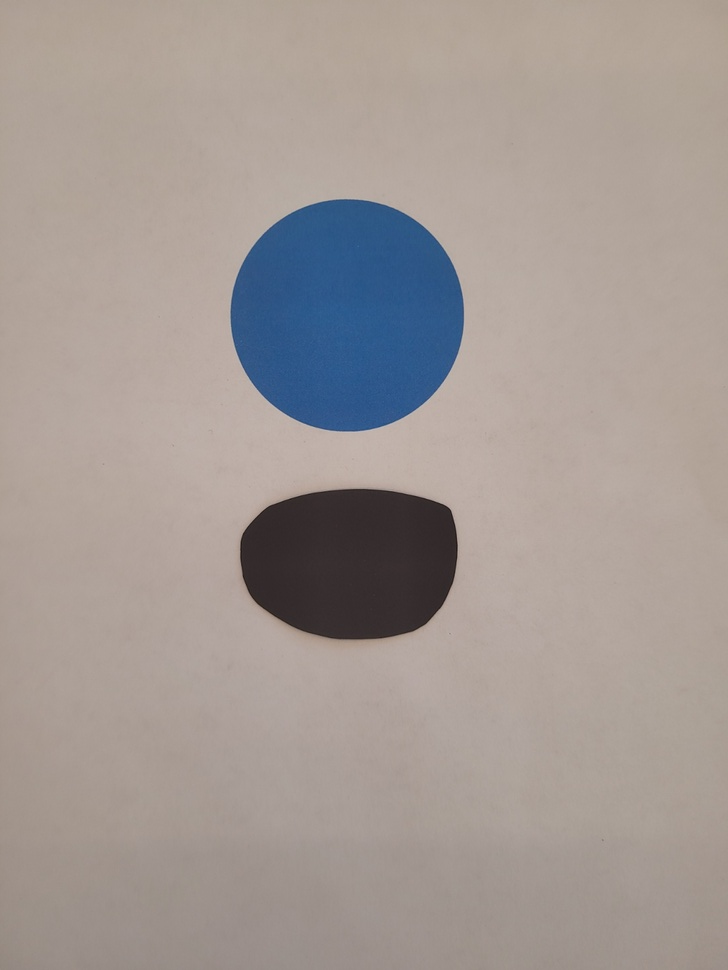
#> input picture test.jpg, 728 x 970 px, shrunk from 1219 x 1625 before the run
$ python -i lens.py   (imports and definitions only)
#> lines starting #> are read from the running program, lines starting #| are printed output that depends on the picture; after the words box and inside, x2 and y2 are one past the last pixel; in counts of white or black regions, pixels touching at a corner belong together; long printed decimals are rounded
import cv2
import numpy as np
import ezdxf
import sys

REAL_SIZE = 53
LOWER_THRESH = 40
THICKNESS_mm = 3

def convert_to_dxf(input_file, output_file):
#> called with input_file = 'test.jpg', output_file = 'out.png'
    im = cv2.imread(input_file)
#> im is the input picture: shape (970, 728, 3); mean B, G, R 148.4, 152.9, 162.3

    hsv_image = cv2.cvtColor(im, cv2.COLOR_BGR2HSV)
#> hsv_image: shape (970, 728, 3); mean H, S, V 23.2, 39.5, 167.7

    # Define the lower and upper bounds for the blue color
    lower_blue = np.array([100, 50, 50])  # HSV values for lower blue
    upper_blue = np.array([130, 255, 255]) # HSV values for upper blue

    # Threshold the HSV image to get only blue colors
    blue_mask = cv2.inRange(hsv_image, lower_blue, upper_blue)
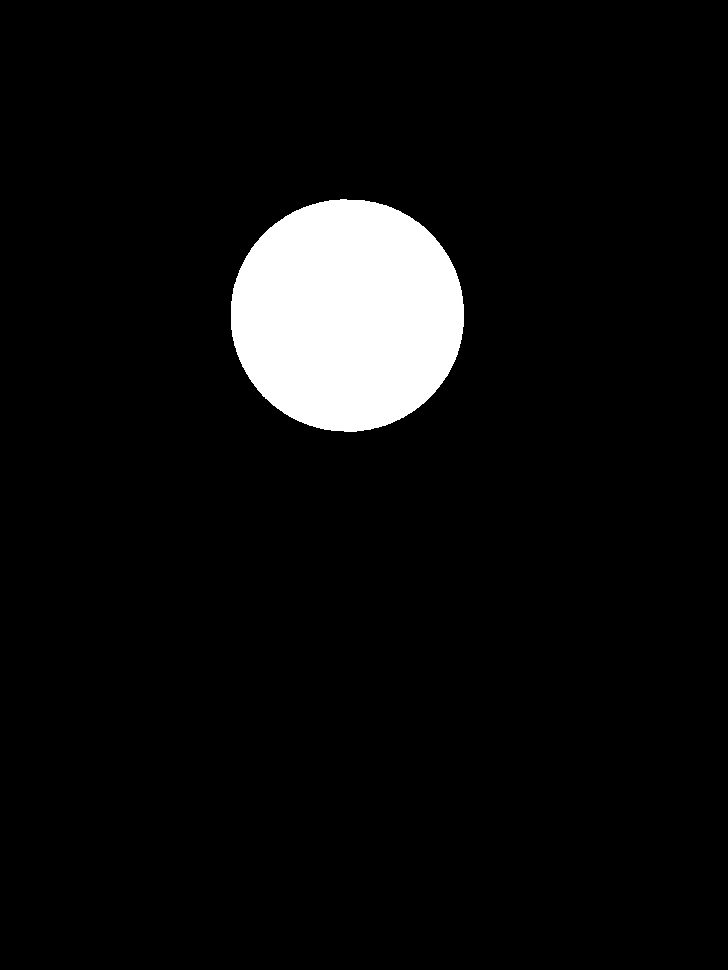
#> blue_mask: shape (970, 728); 6.1% white; 1 white region, box (x1, y1, x2, y2) and area: (231, 199, 464, 432) 42738
    blue_pixels = cv2.bitwise_and(im, im, mask=blue_mask)
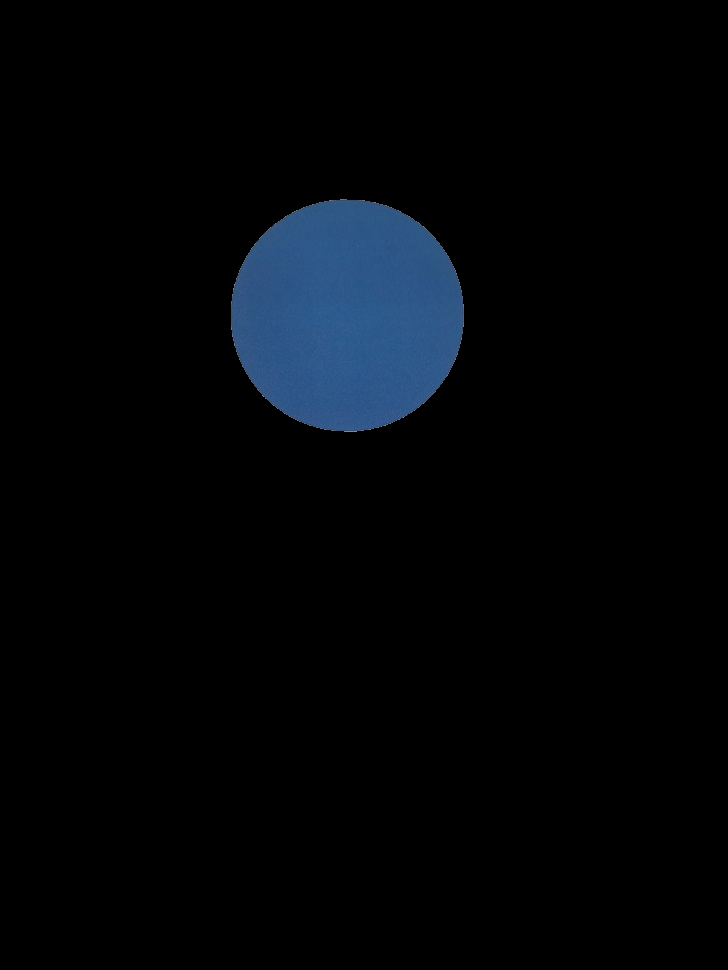
#> blue_pixels: shape (970, 728, 3); mean B, G, R 8.2, 5.3, 2.8
    blue_bbox = cv2.boundingRect(blue_mask)
#> blue_bbox = (231, 199, 233, 233)

    # find the size of the blue circle in pixels to calibrate final size
    pixel_size = ((blue_bbox[2]+blue_bbox[3])//2)
#> pixel_size = 233
    pixels2mm = REAL_SIZE/ pixel_size
#> pixels2mm = 0.227

    imCopy = im.copy()

    # convert to grayscale and detect edges of lens
    imgray = cv2.cvtColor(im,cv2.COLOR_BGR2GRAY)
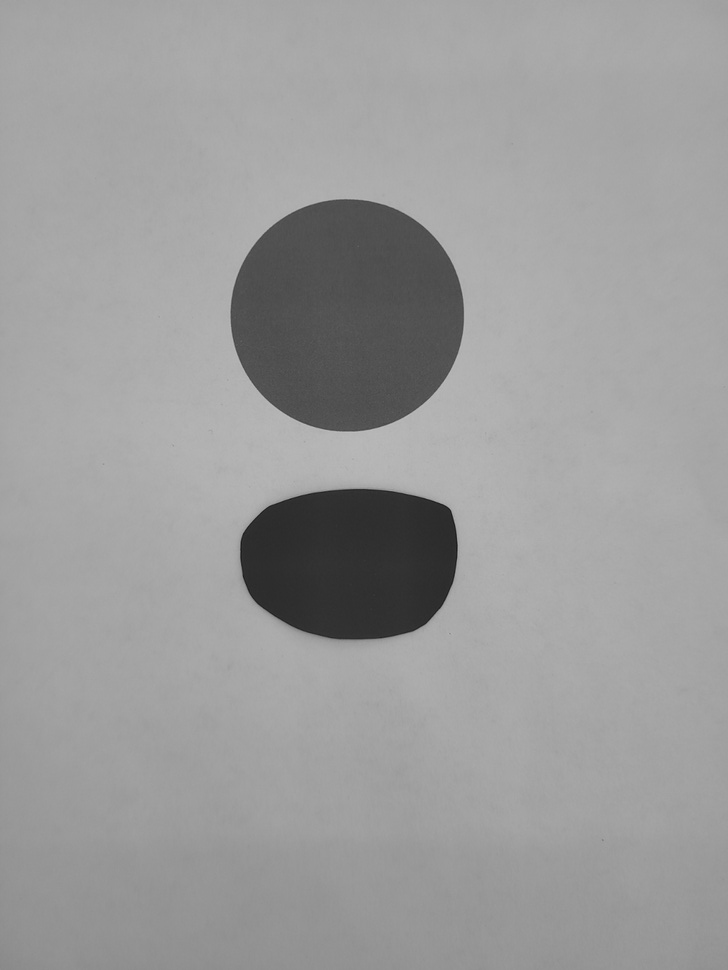
#> imgray: shape (970, 728); min 24, max 191, mean 155.3
    blurred = cv2.GaussianBlur(imgray, (5, 5), 0)
    blurred = blurred *2
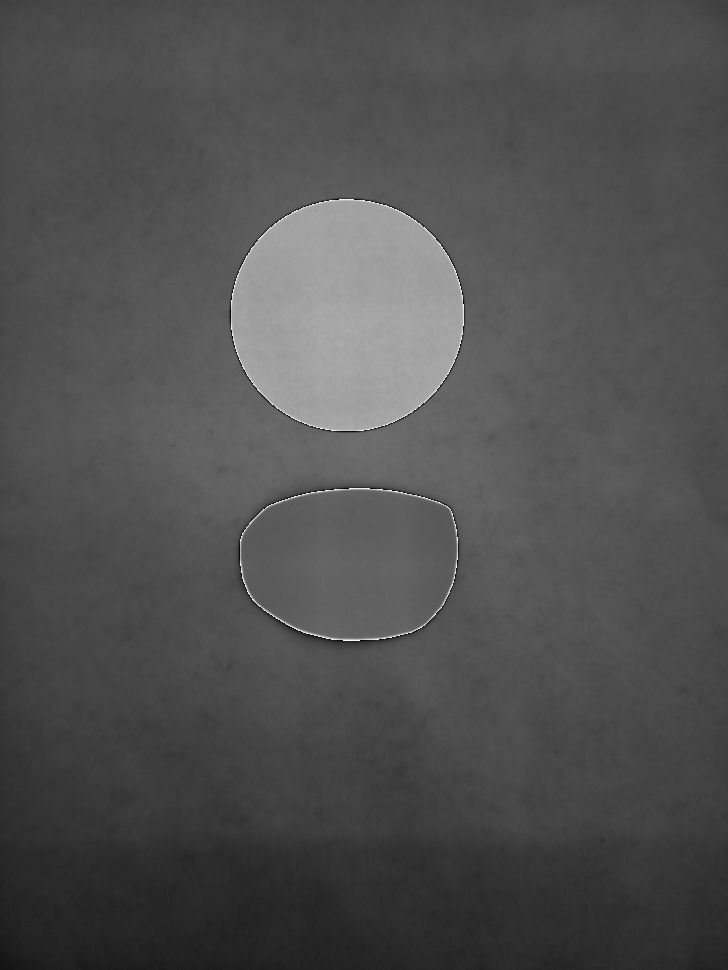
#> blurred: shape (970, 728); min 0, max 254, mean 80.1
    blurred = np.clip(blurred, 0, 255)
    edges = cv2.Canny(blurred,LOWER_THRESH,200)
#> edges: shape (970, 728); 0.24% white in thin lines or dots, all inside (x1, y1, x2, y2) = (230, 198, 465, 642)

    # remove blue pixels from image
    edges[max(blue_bbox[1]-5,0):blue_bbox[1]+blue_bbox[3]+10,max(blue_bbox[0]-5,0):blue_bbox[0]+blue_bbox[2]+10] = 0
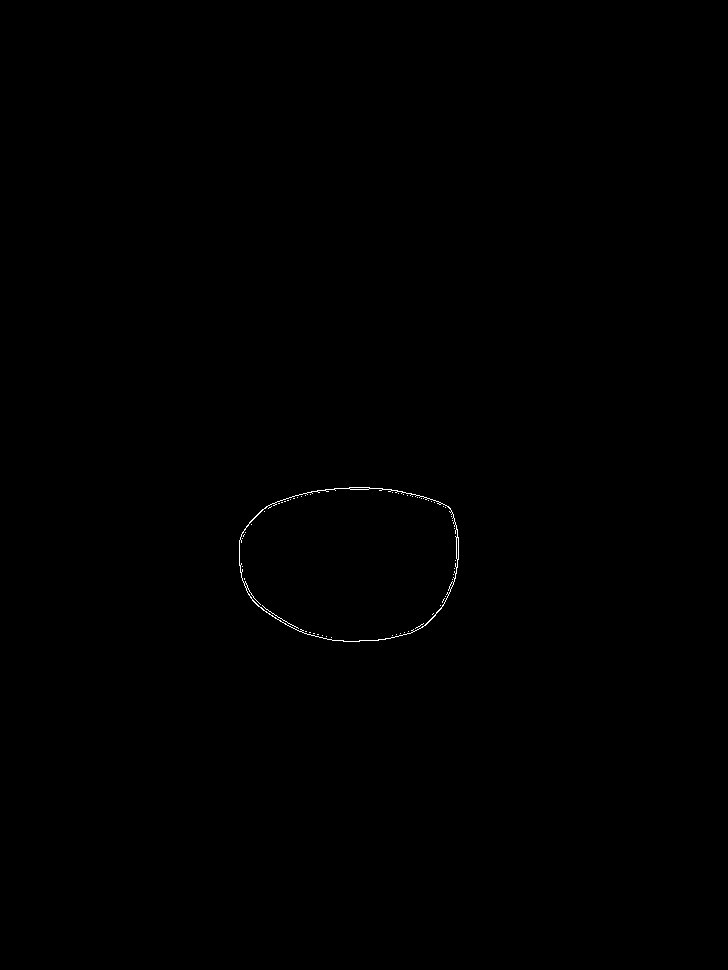
#> edges: shape (970, 728); 0.13% white in thin lines or dots, all inside (x1, y1, x2, y2) = (239, 487, 459, 642)

    # find contours of lens
    ret,thresh = cv2.threshold(edges,127,255,0)
    contours, hierarchy = cv2.findContours(thresh,cv2.RETR_TREE,cv2.CHAIN_APPROX_SIMPLE)
#> contours = 62 contours, 58 with area under 20; largest, box (x1, y1, x2, y2) and area: (239, 487, 459, 642) 27772, (239, 488, 458, 642) 27580, (456, 537, 459, 560) 42, (349, 487, 370, 490) 38

    # add up long contours and create a convex hull shape
    sorted_contours = sorted(contours, key=lambda x: len(x), reverse = True)
#> sorted_contours has the same summary as contours
    com_contour = np.empty((0,1,2), dtype=np.uint8)
    for i in range(len(sorted_contours)):
        if len(sorted_contours[i]) > 100:
            com_contour = np.concatenate((com_contour, sorted_contours[i]))
#> this loop made 62 passes
#> after the loop, com_contour = contour of 632 points, box (x1, y1, x2, y2) (239, 487, 459, 642), area 180

    hull= cv2.convexHull(com_contour, False)
#> hull = contour of 62 points, box (x1, y1, x2, y2) (239, 487, 459, 642), area 27944

    ## Extend contour to get frame
    contour_image = np.zeros(im.shape, dtype=np.uint8)
    cv2.drawContours(contour_image, [hull], -1, (0,255,0), 3)
    dilation_pixels = int(THICKNESS_mm/pixels2mm * 2)
#> dilation_pixels = 26

    ## Dilate the contour
    kernel = np.ones((dilation_pixels, dilation_pixels), np.uint8)
    dilated_contour = cv2.dilate(contour_image, kernel, iterations=1)

    # Find contours of dilation to get frame outline
    dilated_contour = cv2.cvtColor(dilated_contour,cv2.COLOR_BGR2GRAY)
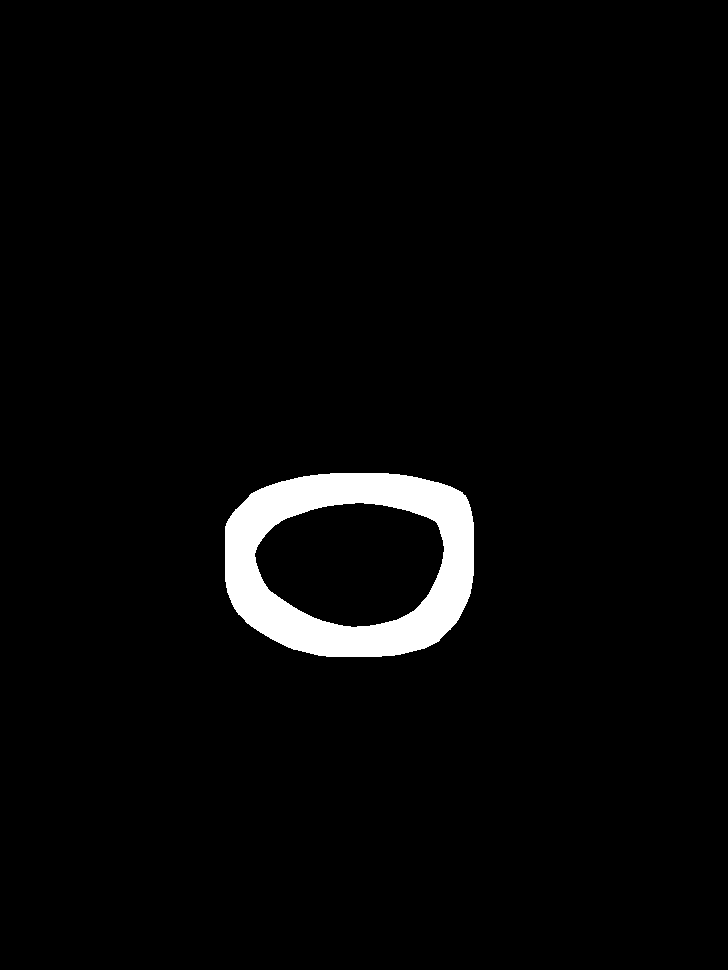
#> dilated_contour: shape (970, 728); values 0 (black) and 150 (white), 3.1% white; 1 white region, box (x1, y1, x2, y2) and area: (225, 473, 474, 657) 21625
    _,dil_thresh = cv2.threshold(dilated_contour,127,255,0)
#> dil_thresh: shape (970, 728); 3.1% white; 1 white region
    dil_contours, dil_hierarchy = cv2.findContours(dil_thresh, cv2.RETR_EXTERNAL, cv2.CHAIN_APPROX_SIMPLE)
#> dil_contours = 1 contour; box (x1, y1, x2, y2) and area: (225, 473, 474, 657) 39306; dil_hierarchy = [[-1, -1, -1, -1]]

    # find bounding box of contour
    bbox = cv2.boundingRect(dil_contours[0])
#> bbox = (225, 473, 249, 184)
    print("bboxes", bbox[0]*pixels2mm," ",bbox[1]* pixels2mm)
#| bboxes 51.180   107.592

    # squeezed = [np.squeeze(cnt, axis=1) for cnt in [contours[0]]]

    squeezed = [np.squeeze(hull, axis=1)]

    # squeezed.extend([np.squeeze(cnt, axis=1) for cnt in [dil_contours[0]]])

    squeezed2 = [np.squeeze(dil_contours[0], axis=1)]

    # Save contours as dxf vector file
    dwg = ezdxf.new("R2010")
    msp = dwg.modelspace()
    dwg.layers.new(name="lens_outline", dxfattribs={"color": 7})
    dwg.layers.new(name="case_outline", dxfattribs={"color": 5})

    for ctr in squeezed:
        for n in range(len(ctr)):

            x_coord = ctr[n] * pixels2mm
            y_coord = ctr[(n+1)%len(ctr)] * pixels2mm
            msp.add_line(x_coord, y_coord , dxfattribs={"layer": "lens_outline", "lineweight": -3})
#> this loop made 1 pass

    for ctr in squeezed2:
        for n in range(len(ctr)):

            x_coord = ctr[n] * pixels2mm
            y_coord = ctr[(n+1)%len(ctr)] * pixels2mm
            msp.add_line(x_coord, y_coord , dxfattribs={"layer": "case_outline", "lineweight": -3})


    dwg.saveas(output_file)

    return bbox[0]*pixels2mm, bbox[1]* pixels2mm

>>> result = convert_to_dxf('test.jpg', 'out.png')
#> result = (51.18, 107.6)
